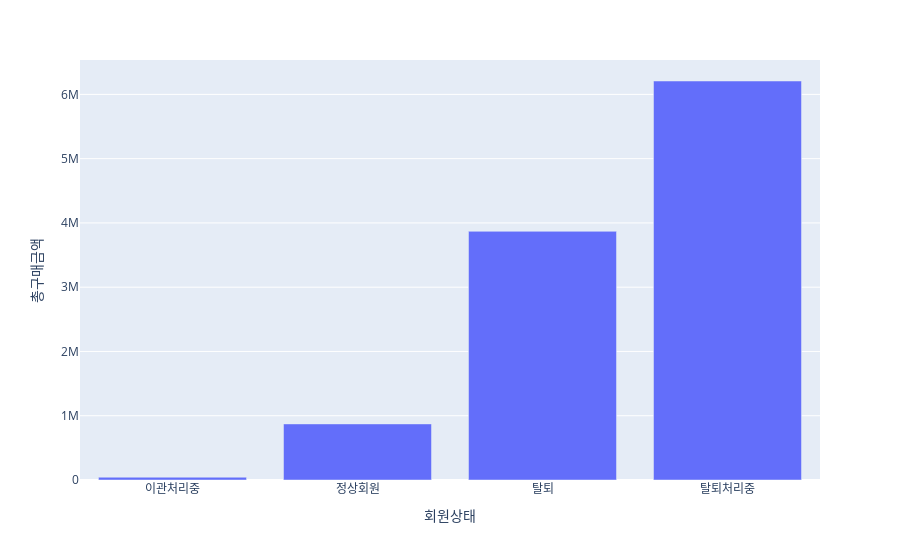

Notebook code cell kept with this figure:
### Markdown cell above
## 5. '회원상태'에 따른 '총구매금액'의 평균을 시각화 하시오.

### Code cell
p3 = df2.pivot_table(index='회원상태', values = '총구매금액',
              aggfunc = 'mean').reset_index()
# p3
px.bar(p3,x='회원상태',y='총구매금액')

### Figure 1 — Plotly figure (JSON) as saved in the notebook; plotly's stock layout.template omitted (floating-point values rounded to 4 significant figures)
{"data": [{"alignmentgroup": "True", "hovertemplate": "회원상태=%{x}<br>총구매금액=%{y}<extra></extra>", "legendgroup": "", "marker": {"color": "#636efa", "pattern": {"shape": ""}}, "name": "", "offsetgroup": "", "orientation": "v", "showlegend": false, "textposition": "auto", "type": "bar", "x": ["이관처리중", "정상회원", "탈퇴", "탈퇴처리중"], "xaxis": "x", "y": [43050, 872600.0, 3869000.0, 6208000.0], "yaxis": "y"}], "layout": {"barmode": "relative", "legend": {"tracegroupgap": 0}, "margin": {"t": 60}, "xaxis": {"anchor": "y", "domain": [0, 1], "title": {"text": "회원상태"}}, "yaxis": {"anchor": "x", "domain": [0, 1], "title": {"text": "총구매금액"}}}}
